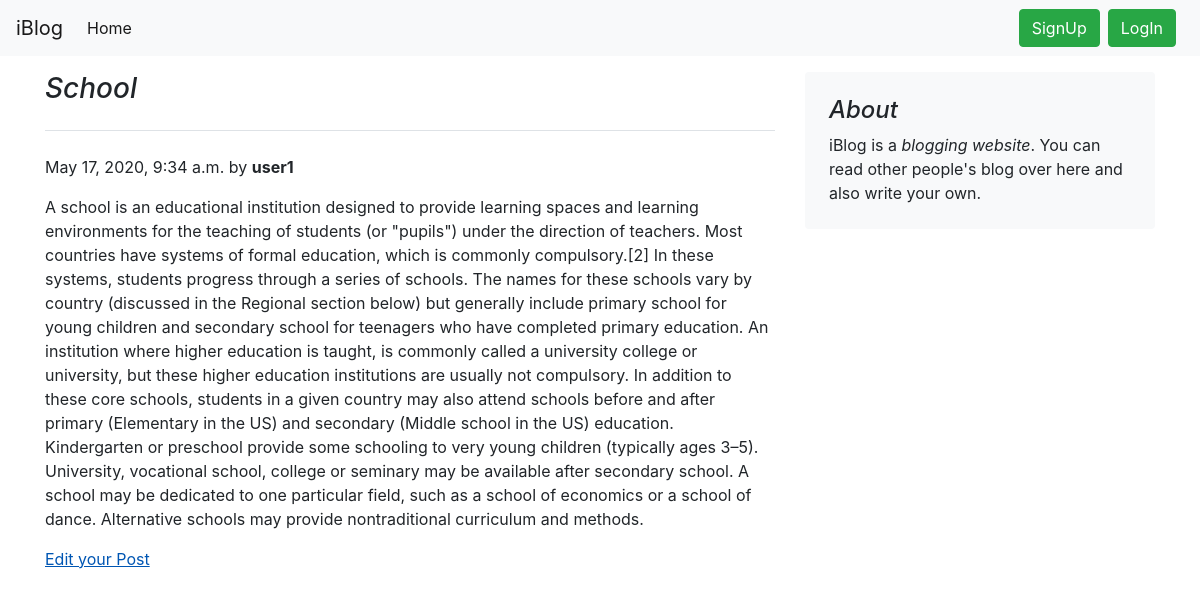
/pr1/, run on the app's committed database.
### blog/models.py (models this page shows, shortened)
class Post(models.Model):
    post_id=models.AutoField(primary_key= True)
    author=models.CharField(max_length=100)
    title=models.CharField(max_length=150)
    content=models.TextField()
    timeStamp=models.DateTimeField(default=now)

### blog/views.py (the view)
# urls.py: path('pr<int:id>/', views.personal, name='personal'),
def personal(request,id):
    post = Post.objects.filter(post_id=id)[0]
    context = {'post': post}
    return render(request, 'personal.html', context)

### templates/personal.html (shortened to what this page needs)
{% extends 'base.html' %}
{% block body %}
<div class="container my-3">
<div class="row">
    <div class="col-md-8 blog-main">
      <h3 class="pb-4 mb-4 font-italic border-bottom">
          {{post.title}}
      </h3>
      <div class="blog-post">
          <p class="blog-post-meta">{{post.timeStamp}} by <b>{{post.author}}</b></p>
      </div>
        <p>
            {{post.content| safe}}
        </p>
    </div>
    <aside class="col-md-4 blog-sidebar">
      <div class="p-4 mb-3 bg-light rounded">
        <h4 class="font-italic">About</h4>
        <p class="mb-0">iBlog is a <em>blogging website</em>. You can read other people's blog over here and also write your own. </p>
      </div>
    </aside>
  </div>
    <a href="/update{{post.post_id}}"  class="stretched-link">Edit your Post</a>
    </div>
{% endblock body %}

### data on the page
Post: title "School", timeStamp "May 17, 2020, 9:34 a.m.", author "user1", content "A school is an educational institution designed to provide learning spaces and learning environments for the teaching of students (or \"pupils\") under the direction of teachers. Most countries have systems of formal education, which is commonly compulsory.[2] In these systems, students progress through a series of schools. The names for these schools vary by country (discussed in the Regional section below) but generally include primary school for young children and secondary school for teenagers who have completed primary education. An institution where higher education is taught, is commonly called a university college or university, but these higher education institutions are usually not…"
